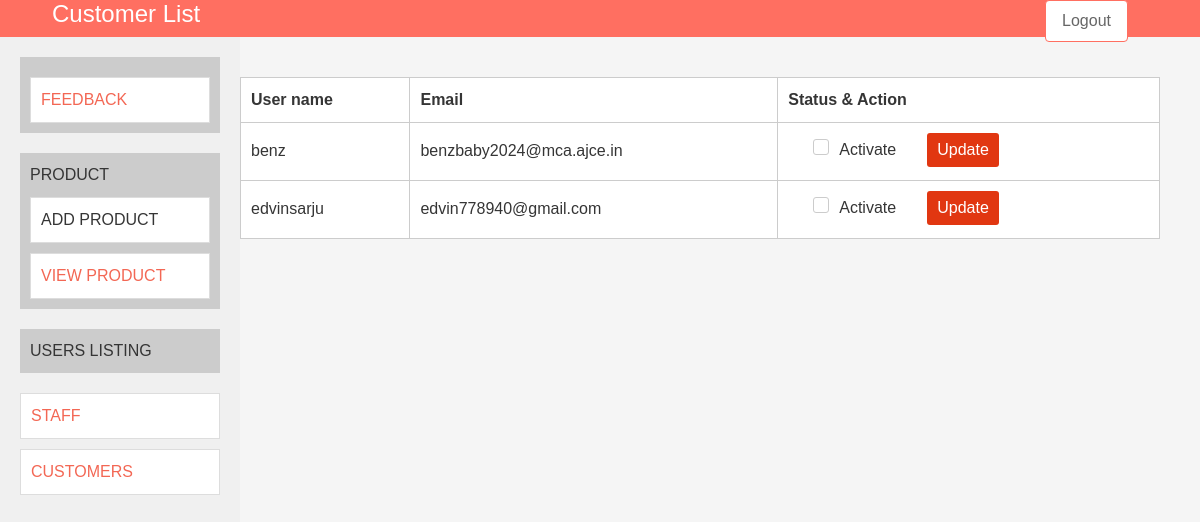
Page /customer_list/ on the earlier database version.
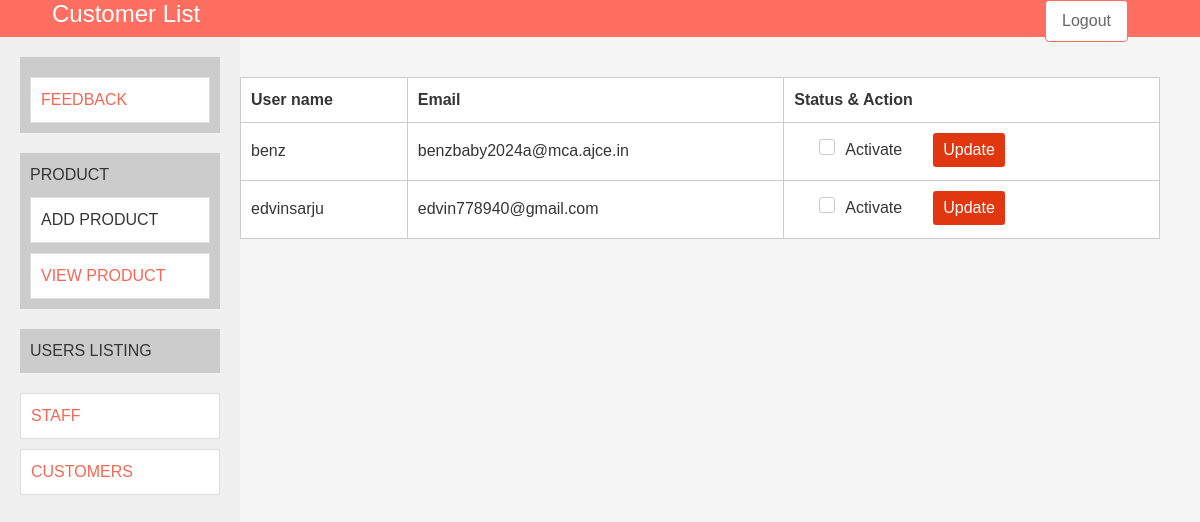
Same page on the later database version.
### userapp/models.py (models this page shows, shortened)
class CustomUser(AbstractUser):
    ADMIN=1
    STAFF=2
    CUSTOMER=3
    USER_TYPES = (
        (ADMIN, 'Admin'),
        (STAFF, 'Staff'),
        (CUSTOMER, 'Customer'),
    )
    GENDER_CHOICES = (
        ('male', 'Male'),
        ('female', 'Female'),
        ('other', 'Other'),
    )
    user_type = models.PositiveSmallIntegerField(choices=USER_TYPES, default='3')
    username=models.CharField(max_length=50,unique=True)
    email = models.EmailField(max_length=100, unique=True)
    password = models.CharField(max_length=128)
    phone_number = models.CharField(max_length=15, blank=True, null=True)
    address = models.CharField(max_length=255, blank=True, null=True)
    pincode = models.CharField(max_length=10, blank=True, null=True)
    gender = models.CharField(max_length=10, choices=GENDER_CHOICES, blank=True, null=True)
    is_admin = models.BooleanField(default=False)
    is_staff = models.BooleanField(default=False)
    is_active = models.BooleanField(default=True)
    is_superadmin = models.BooleanField(default=False)

### userapp/views.py (the view, shortened to what this page needs)
# urls.py: path('customer_list/', views.customer_list, name='customer_list'),
def customer_list(request):
    User = get_user_model()
    customer_users = User.objects.filter(user_type=3)
    context = {'user_profiles': customer_users}
    return render(request, 'customer_list.html', context)

### template/customer_list.html (shortened to what this page needs)
{% load static %}
<!DOCTYPE html>
<html lang="en">
<head>
    <link href="https://stackpath.bootstrapcdn.com/bootstrap/4.4.1/css/bootstrap.min.css" rel="stylesheet">
    <link href="https://cdnjs.cloudflare.com/ajax/libs/font-awesome/5.10.0/css/all.min.css" rel="stylesheet">
    <link href="{% static 'lib/slick/slick.css' %}" rel="stylesheet">
    <link href="{% static 'lib/slick/slick-theme.css' %}" rel="stylesheet">
    <link href="{% static 'css/style.css' %}" rel="stylesheet">
</head>
<body>
<div class="nav">
    <div class="container-fluid">
        <nav class="navbar navbar-expand-md bg-dark navbar-dark">
            <h4>Customer List</h4>
            <div class="collapse navbar-collapse justify-content-between" id="navbarCollapse">
                <div class="navbar-nav ml-auto">
                    <a href="" class="nav-item nav-link" style="color: white;"></a>
                    <div class="logout-button-container">
                        <a href="{% url 'logout' %}" class="btn btn-primary">Logout</a>
                    </div>
                </div>
            </div>
        </nav>
    </div>
</div>
<div class="sidebar">
    <div class="sidebar-item">
        <div class="account-box">
            <a href="{% url 'feedback_list' %}" class="content-item">FEEDBACK</a>
        </div>
    </div>
    <div class="sidebar-item">
        PRODUCT
        <div class="account-box">
            <div class="content-item" onclick="loadAddProductForm()">ADD PRODUCT</div>
        </div>
        <div class="account-box">
            <a class="content-item" href="{% url 'viewproduct' %}">VIEW PRODUCT</a>
        </div>
    </div>
    <div class="sidebar-item">USERS LISTING</div>
    <div class="account-box">
        <a class="content-item" href="{% url 'staff_list' %}">STAFF</a>
    </div>
    <div class="account-box">
        <a class="content-item" href="{% url 'customer_list' %}">CUSTOMERS</a>
    </div>
</div>
<div class="content" id="middle-content">
    <table>
        <thead>
            <tr>
                <th>User name</th>
                <th>Email</th>
                <th>Status & Action</th>
            </tr>
        </thead>
        <tbody>
            {% for user_profile in user_profiles %}
                <tr>
                    <td>{{ user_profile.username }}</td>
                    <td>{{ user_profile.email }}</td>
                    <td>
                        <form method="post" action="{% url 'change_status' user_profile.id %}">
                            {% if user_profile.is_active == 1 %}
                                <label for="status_inactive_{{ user_profile.id }}">Activate</label>
                            {% else %}
                                <input type="checkbox" name="status" value="active" id="status_active_{{ user_profile.id }}" class="custom-checkbox active-checkbox" {% if user_profile.user_status == 'active' %} checked {% endif %}>
                                <label for="status_active_{{ user_profile.id }}">Deactivate</label>
                            {% endif %}
                            <button type="submit">Update</button>
                        </form>
                    </td>
                </tr>
            {% endfor %}
        </tbody>
    </table>
</div>
</body>
</html>

### static/css/style.css (style rules this page uses)
body { color: #353535; font-family: 'Open Sans', sans-serif; font-weight: 400; background: #f3f6ff; }
a { color: #FF6F61; }
@media (min-width: 992px) { .container-fluid { padding-right: 60px; padding-left: 60px; } }
.btn { color: #FF6F61; background: #ffffff; border: 1px solid #FF6F61; }
.nav { position: relative; }
@media (min-width: 992px) { .nav .container-fluid { padding-left: 52px; padding-right: 52px; } }
.nav .navbar { height: 100%; padding: 0; }
@media (min-width: 768px) { .nav, .nav .navbar { background: #FF6F61 !important; } }
@media (min-width: 768px) { .nav .navbar-dark a.nav-link { color: #ffffff; font-size: 14px; text-transform: uppercase; } }

### template/customer_list.html (style rules this page uses)
.logout-button-container { position: absolute; top: 0; right: 20px; color: #ccc; }
.logout-button-container a { color: #666; text-decoration: none; padding: 8px 16px; border-radius: 4px; }
.navbar-nav { list-style: none; padding: 0; display: flex; }
.nav-item { margin-right: 10px; }
.nav-link { color: #fff; text-decoration: none; padding: 10px; transition: color 0.3s ease-in-out; }
.sidebar { width: 20%; background-color: #f0f0f0; padding: 20px; position: fixed; height: 100%; overflow: auto; }
body { background-color: #f5f5f5; font-family: Arial, sans-serif; margin: 0; padding: 0; }
.sidebar-item a { color: #F36754; }
.navbar { background-color: #000; color: #fff; padding: 10px; }
.sidebar-item { margin-bottom: 20px; padding: 10px; background-color: #ccc; cursor: pointer; transition: background-color 0.3s ease; }
.account-box { background-color: #fff; border: 1px solid #ddd; padding: 10px; margin-top: 10px; }
.content { margin-left: 20%; padding: 20px; }
table { width: 100%; border-collapse: collapse; margin-top: 20px; background-color: #fff; margin-left: -20px; }
table, th, td { border: 1px solid #ccc; }
th, td { padding: 10px; text-align: left; }
.custom-checkbox + label { cursor: pointer; padding-left: 25px; }
.custom-checkbox + label:before { content: ""; display: inline-block; width: 16px; height: 16px; margin-right: 10px; border: 1px solid #ccc; background-color: #fff; border-radius: 3px; }
button[type="submit"] { background-color: #e13711; color: #fff; border: none; padding: 5px 10px; cursor: pointer; border-radius: 3px; transition: background-color 0.3s ease; }
.account-box a { color: #F36754; }

Differences in the rows shown:
changed CustomUser "benz": email "benzbaby2024@mca.ajce.in" → "benzbaby2024a@mca.ajce.in"
